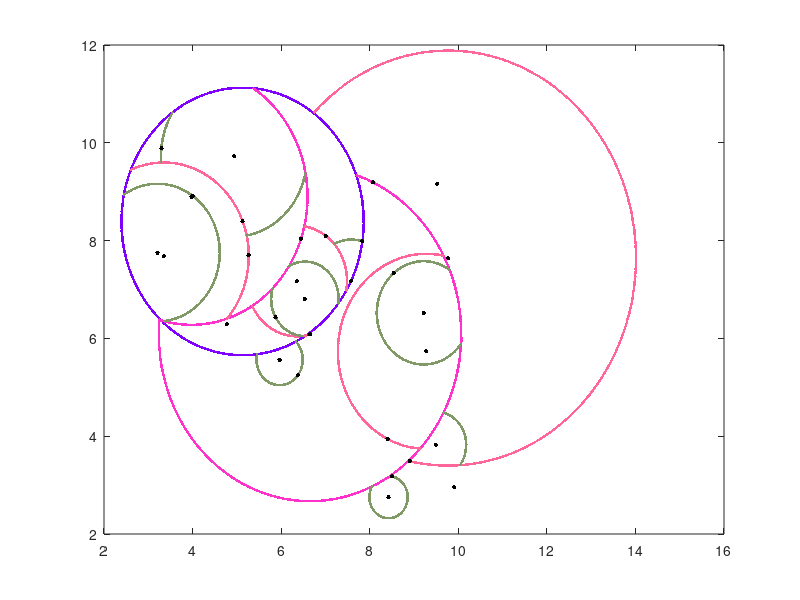

Write MATLAB code to recreate this figure. (Note: this script raises an error after producing the figure.)
function out = circle_inters()
    %close all
    point_color = 'k';
    nbr_color = 'k';
    th = 0:pi/500:2*pi;
    vpIndex = 1;
    A = [1 1 1; 2 1 0.75; 3 2 1.75; 1 3 1.5];
    A = load('tree.csv');
    maxLevel = log2(length(A(:,1)) + 1);
    recRemove(A , 0 , [] , [] , 0, maxLevel-1,th);
    plot(A(:,1) , A(:,2) , '.' ,'MarkerSize' , 10 , 'MarkerFaceColor' , point_color ,'MarkerEdgeColor',point_color)
    nbrs = vpKnn(A(vpIndex,:));
    hold on;
    plot(nbrs(:,1) , nbrs(:,2) , '+' ,'MarkerSize' , 10 , 'MarkerFaceColor' , nbr_color ,'MarkerEdgeColor',nbr_color);
    hold on;
    plot(A(vpIndex,1) , A(vpIndex,2) , 'o' ,'MarkerSize' , 10 , 'MarkerFaceColor' , point_color ,'MarkerEdgeColor',point_color);

end


function [x,y] = circlePoints(center , radius , th)
    x = center(1) + radius*cos(th);
    y = center(2) + radius*sin(th);
end

function [x,y] = removeIntersectingPointsIns(x, y , center , radius)
    
    x1 = [];
    y1 = [];
    for i = 1:length(x)
        if i < length(x)
            if (x(i)-center(1))^2 + (y(i)-center(2))^2 < radius^2
                'removed';
                x1 = [x1 , x(i)];
                y1 = [y1 , y(i)];
            end
        end
    end
   x = x1;
   y = y1;

end
function [x,y] = removeIntersectingPointsOuts(x, y , center , radius)
    x1 = [];
    y1 = [];
    for i = 1:length(x)
        if i < length(x)
            if (x(i)-center(1))^2 + (y(i)-center(2))^2 > radius^2
                'removed';
                x1 = [x1 , x(i)];
                y1 = [y1 , y(i)];
            end
        end
    end
   x = x1;
   y = y1;

end
function  x = recRemove(A , i  , ins , outs , level , maxLevel , th)
    i;
    level;
    Colors = [[0.5,0,1] ; [1 , 0.2 , 0.8] ; [1 , 0.4 , 0.6] ; [0.5 , 0.6 , 0.4] ; [0 , 0.3 , 0.7]; [0.4 , 0.3 , 0.8]; [1 , 0.2 , 0.8] ; [1 , 0.4 , 0.6] ; [0.5 , 0.6 , 0.4] ; [0 , 0.3 , 0.7]; [0.4 , 0.3 , 0.8]];
    Colors(level+1);
    if maxLevel > level
        [x,y] = circlePoints([A(i+1,1) , A(i+1,2)] , A(i+1,3) , th);
        if length(outs)>0
         for j = 1:length(outs(:,1))
             "outs";
             j;
             outs;
            [x,y] = removeIntersectingPointsOuts(x,y,[outs(j,1) , outs(j,2)] , outs(j,3));
         end
        end
        if length(ins) > 0
          for j = 1:length(ins(:,1))
              ins;
              j;
            [x,y] = removeIntersectingPointsIns(x,y,[ins(j,1) , ins(j,2)] , ins(j,3));
          end
        end
          plot(x , y , '.','MarkerEdgeColor',Colors(level+1,:),'MarkerFaceColor',Colors(level+1,:));
          hold on;
         recRemove(A , i + 1 , [ins ; A(i+1,:)] , outs , level+1 , maxLevel,th); 
         recRemove(A , i + 2^(maxLevel - level) , ins , [outs ; A(i+1,:)] , level+1 , maxLevel,th);
        
        
    end


end